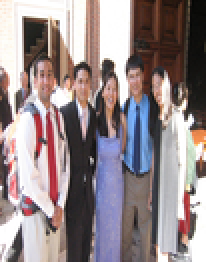
#> input picture garbage and not/Screenshot_1009_result.png, 103 x 131 px (shown 2 times larger); its folder holds 4 pictures in this run
$ jupyter execute --allow-errors svm.ipynb   (shell and % lines are left out)
#> lines starting #> are read from the running program, lines starting #| are printed output that depends on the picture
[cell 1]
import os
from os import listdir
from os.path import isfile, join
import matplotlib as mpl
import matplotlib.pyplot as plt
from IPython.display import display
import pandas as pd
import numpy as np
from PIL import Image
from skimage.feature import hog
from skimage.color import rgb2gray
from skimage.color import rgba2rgb
from sklearn.model_selection import train_test_split
from sklearn.metrics import accuracy_score
from sklearn.preprocessing import StandardScaler
from sklearn.decomposition import PCA
from sklearn.svm import SVC
from sklearn.metrics import roc_curve, auc

# Auxilary Functions
## retrieveAllImages()

***Summary:***

* Returns a list of all the files in a directory, our usage will simply be to retrieve the images

***Parameters:***

* directory (str): Name of the directory being loaded into a list, the default is './garbage bins'

***Returns:***

* fileNames (str[]): list of all the filenames in the directory passed or defaulted value

## returnImageArray()

***Summary:***

* Returns a list of all the files in a directory, our usage will simply be to retrieve the images

***Parameters:***

* filename (str): Name of the file being located

* directory (str): Name of the directory being loaded into a list, the default is './garbage bins'

***Returns:***

* fileNames (str[]): list of all the filenames in the directory passed or defaulted value

## processImageFeatures()

***Summary:***

* Returns a list of the image's features, it tries to flatten the information into a single array instead of multiple

***Parameters:***

* image (np.array): We feed in the array that we generate using returnImageArray()

***Returns:***

* flatify (np.hstack): gives us the single dimension list describing the image in grayscale

## getHOG()

***Summary:***

* Returns a histogram of gradient directions that can be previewed in jupyter

***Parameters:***

* image (np.array): We feed in the array that we generate using returnImageArray()

***Returns:***

* grayHOG (skimage.feature.hog): Returns the HOG describing the image, it specifically returns a multi-dimensional array

## returnClassification()

***Summary:***

* Returns the values of the image set we're training a model for.

***Parameters:***

* N/A

***Returns:***

* arr (int[]): Returns a list consisting of 400 "0"s and 1000 "1"s, the "0" represent everything that ISN'T a garbage bin while the "1" represents everything that IS a garbage bin. I could have simply had a csv that listed all of the filenames and their associated classification but I didn't realize until later that I needed 2 classes even if I were just testing for one. There are ways to test for only one class without needing another image set but this solution was a pretty decent bandaid.

## massRenamer()

***Summary:***

* A small utility function for renaming all of the images from the Food-5k set that I'm using. The Food-5k set specifically isn't importing the food portion of the set but everything that ISN'T food.

***Parameters:***

* directory (str): Name of the directory being loaded into a list, the default is './not garbage bins/'

***Returns:***

* Void: It doesn't "return" anything but helps rename everything in a directory.

[cell 2]
def retrieveAllImages(directory = "./garbage and not"):
    fileNames = [f for f in listdir(directory) if isfile(join(directory, f))]
    return fileNames

def returnImageArray(filename, directory = "./garbage and not/"):
    filePath = os.path.join(directory, filename)
    image = Image.open(filePath)
    return np.array(image)

def processImageFeatures(image):
    features = image.flatten()
    grayscaleConversion = rgb2gray(rgba2rgb(image))
    hogify = hog(grayscaleConversion, block_norm='L2-Hys', pixels_per_cell=(16, 16))
    flatify = np.hstack(features)
    return flatify

def getHOG(image):
    grayscaleConversion = rgb2gray(rgba2rgb(image))
    features, grayHOG = hog(grayscaleConversion,
                              visualize=True,
                              block_norm='L2-Hys',
                              pixels_per_cell=(16, 16))
    return grayHOG

def returnClassification():
    arr = []
    for i in range(400):
        arr.append(0)

    for i in range(1000):
        arr.append(1)
    return arr

def massRenamer(directory = './not garbage bins/'):
    numer = 1001
    for count, filename in enumerate(os.listdir(directory)):
        dst ="Screenshot_" + str(numer) + "_result.png"
        src =directory + filename
        dst =directory + dst
        os.rename(src, dst)
        numer = numer + 1

[cell 3]
arr = returnClassification()

[cell 4]
#fileNamesNotGarbage = retrieveAllImages('./not garbage bins/')
fileNames = retrieveAllImages()
print(len(fileNames))
#> (the rest of this cell did not finish here and is left out)

[cell 5]
allFeatures = []
for file in fileNames:
    image = returnImageArray(file)
#> in returnImageArray, image is the input picture: PIL image 103x131 RGBA; mean R, G, B, A 148.8, 135.7, 137.8, 255
    feat = processImageFeatures(image)
#> in processImageFeatures, `grayscaleConversion = rgb2gray(rgba2rgb(image))`:
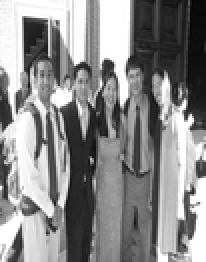
#> grayscaleConversion: shape (131, 103) float64 (shown 2 times larger); min 0.0213, max 1, mean 0.544
#> in processImageFeatures, `hogify = hog(grayscaleConversion, block_norm='L2-Hys', pixels_per_cell..`: hogify = 1944 values, max 0.278 at index 1872, min 5.78e-05 at index 104, mean 0.078
    allFeatures.append(feat)
#> pass 2 of the loop `for file in fileNames:`:
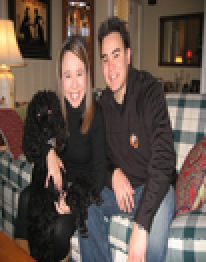
#> input picture garbage and not/Screenshot_1011_result.png, 103 x 131 px (shown 2 times larger)
#> in returnImageArray, image is the input picture: PIL image 103x131 RGBA; mean R, G, B, A 97.3, 82.4, 73.7, 255
#> in processImageFeatures (call 2), `grayscaleConversion = rgb2gray(rgba2rgb(image))`:
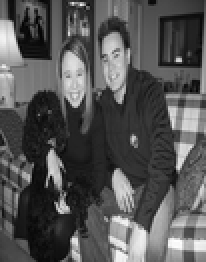
#> grayscaleConversion: shape (131, 103) float64 (shown 2 times larger); min 0.0112, max 0.999, mean 0.333
#> hogify = 1944 values, max 0.255 at index 810, min 0.00175 at index 213, mean 0.0899
#> pass 3 of the loop `for file in fileNames:`:
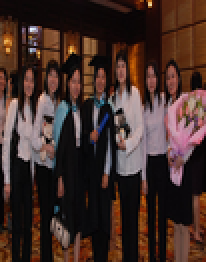
#> input picture garbage and not/Screenshot_1020_result.png, 103 x 131 px (shown 2 times larger)
#> in returnImageArray, image is the input picture: PIL image 103x131 RGBA; mean R, G, B, A 66.9, 46, 40.4, 255
#> in processImageFeatures (call 3), `grayscaleConversion = rgb2gray(rgba2rgb(image))`:
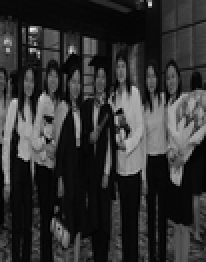
#> grayscaleConversion: shape (131, 103) float64 (shown 2 times larger); min 0, max 0.964, mean 0.196
#> hogify = 1944 values, max 0.273 at index 1296, min 0.000466 at index 1047, mean 0.0836
#> the loop made 4 passes; the first 3 are shown

allFeaturesArray = np.array(allFeatures)

[cell 6]
print(allFeaturesArray.shape)
#| (4, 53972)
reshapedF = np.stack(allFeaturesArray)
print(reshapedF.shape)
#| (4, 53972)
print(reshapedF[1])
scaler = StandardScaler()

garbage = scaler.fit_transform(reshapedF)

pca = PCA(n_components=100)
garbagePCA = scaler.fit_transform(garbage)

print(garbagePCA.shape)
#| (4, 53972)
